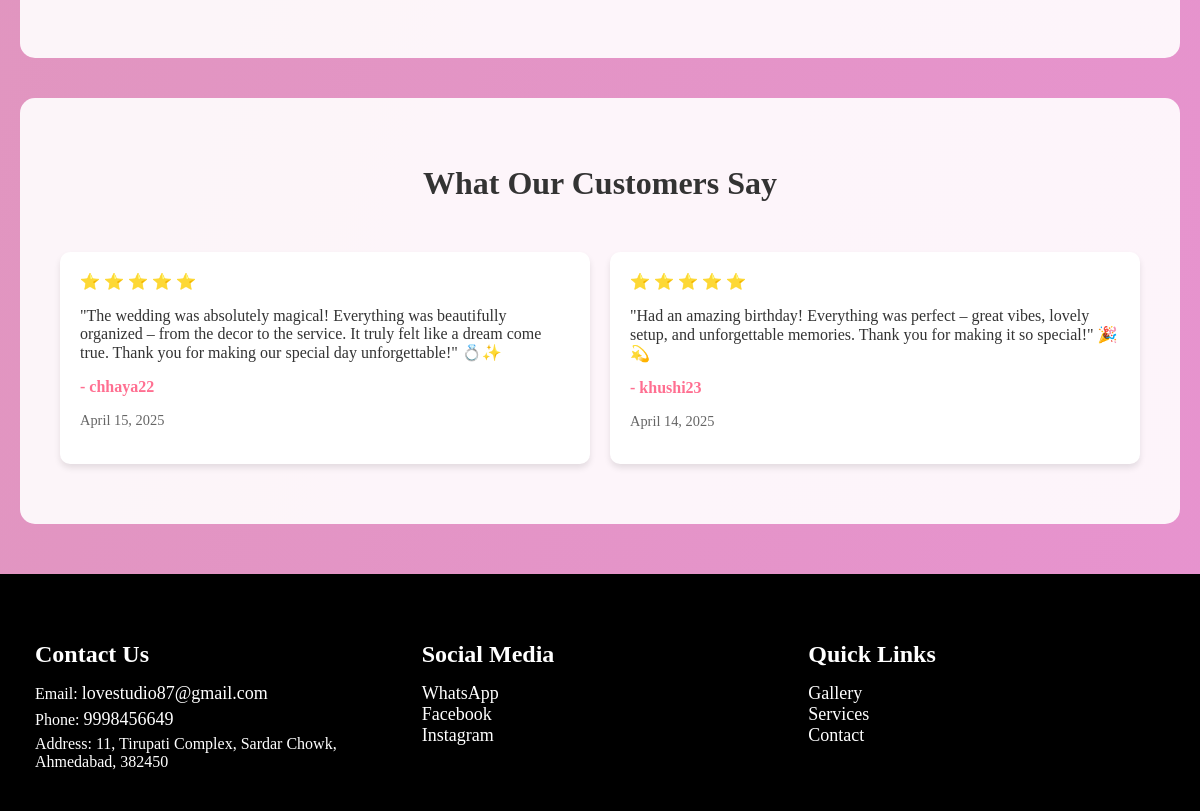
Page /home/ (lower part) on the earlier database version.
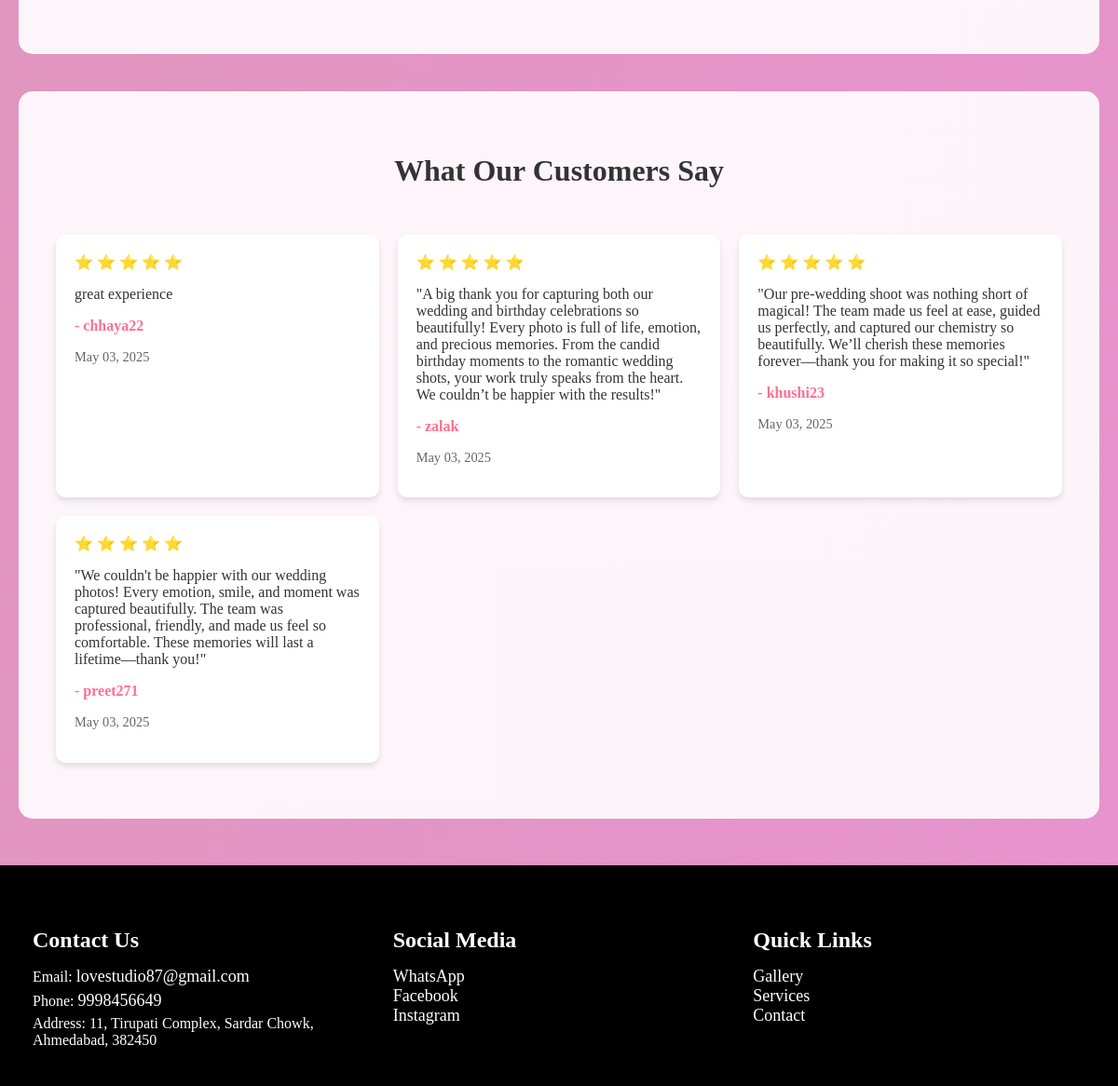
Same page on the later database version.
### home/models.py (models this page shows, shortened)
class Testimonial(models.Model):
    booking = models.OneToOneField(Booking, on_delete=models.CASCADE, null=False, blank=False)
    message = models.TextField()
    rating = models.IntegerField(choices=[(i, str(i)) for i in range(1, 6)])
    date_submitted = models.DateTimeField(auto_now_add=True)
    is_displayed = models.BooleanField(default=False)
    class Meta:
        ordering = ['-date_submitted']

class Booking(models.Model):
    STATUS_CHOICES = (
        ('pending', 'Pending'),
        ('confirmed', 'Confirmed'),
        ('cancelled', 'Cancelled')
    )
    customer = models.ForeignKey(CustomUser, on_delete=models.CASCADE, null=True, blank=True)
    customer_name = models.CharField(max_length=100)
    customer_email = models.EmailField()
    customer_phone = models.CharField(max_length=15)
    packages = models.ManyToManyField(Package)
    booking_date = models.DateField()
    booking_time = models.TimeField()
    status = models.CharField(max_length=20, choices=STATUS_CHOICES, default='pending')
    total_amount = models.DecimalField(max_digits=10, decimal_places=2, default=Decimal('0.00'))
    notes = models.TextField(blank=True, null=True)
    created_at = models.DateTimeField(default=timezone.now)
    updated_at = models.DateTimeField(auto_now=True)
    class Meta:
        ordering = ['-created_at']

### home/views.py (the view)
# urls.py: 2. Add a URL to urlpatterns:  path('', views.home, name='home')
def home(request):
    testimonials = Testimonial.objects.filter(is_displayed=True).order_by('-date_submitted')[:6]
    gallery_items = Gallery.objects.all().order_by('-uploaded_at')[:15]
    services = Service.objects.all()
    context = {
        'testimonials': testimonials,
        'gallery_items': gallery_items,
        'services': services,
    }
    return render(request, 'home.html', context)

### home/templates/home.html (shortened to what this page needs)
{% extends 'base.html' %}
{% block content %}
<!DOCTYPE html>
<html lang="en">
<head>
</head>
<body>
    {% if gallery_items %}
    <section class="gallery-section">
        <div class="gallery-grid">
        </div>
    </section>
    {% endif %}
    {% if testimonials %}
    <section class="testimonials">
        <h2 class="section-title">What Our Customers Say</h2>
        <div class="testimonial-container">
            {% for testimonial in testimonials %}
            <div class="testimonial-card">
                <div class="rating">
                    {% for i in "12345"|make_list %}
                        {% if forloop.counter <= testimonial.rating %}
                            ⭐
                        {% endif %}
                    {% endfor %}
                </div>
                <p class="message">{{ testimonial.message }}</p>
                <p class="customer-name" style="font-weight: bold; color: #ff6f91; margin-top: 10px;">- {{ testimonial.booking.customer_name }}</p>
                <p class="date" style="color: #666; font-size: 0.9em;">{{ testimonial.date_submitted|date:"F d, Y" }}</p>
            </div>
            {% endfor %}
        </div>
    </section>
    {% endif %}
</body>
</html>
{% endblock %}

Differences in the rows shown:
removed Testimonial: rating 5 (drawn), message "\"The wedding was absolutely magical! Everything was beautifully organized – from the decor to the service. It truly felt like a dream come true. Thank you for making our special day unforgettable!\" 💍✨", booking.customer_name "chhaya22", date_submitted "April 15, 2025"
removed Testimonial: rating 5 (drawn), message "\"Had an amazing birthday! Everything was perfect – great vibes, lovely setup, and unforgettable memories. Thank you for making it so special!\" 🎉💫", booking.customer_name "khushi23", date_submitted "April 14, 2025"
added Testimonial: rating 5 (drawn), message "great experience", booking.customer_name "chhaya22", date_submitted "May 03, 2025"
added Testimonial: rating 5 (drawn), message "\"A big thank you for capturing both our wedding and birthday celebrations so beautifully! Every photo is full of life, emotion, and precious memories. From the candid birthday moments to the romantic wedding shots, your work truly speaks from the heart. We couldn’t be happier with the results!\"", booking.customer_name "zalak", date_submitted "May 03, 2025"
added Testimonial: rating 5 (drawn), message "\"Our pre-wedding shoot was nothing short of magical! The team made us feel at ease, guided us perfectly, and captured our chemistry so beautifully. We’ll cherish these memories forever—thank you for making it so special!\"", booking.customer_name "khushi23", date_submitted "May 03, 2025"
added Testimonial: rating 5 (drawn), message "\"We couldn't be happier with our wedding photos! Every emotion, smile, and moment was captured beautifully. The team was professional, friendly, and made us feel so comfortable. These memories will last a lifetime—thank you!\"", booking.customer_name "preet271", date_submitted "May 03, 2025"
